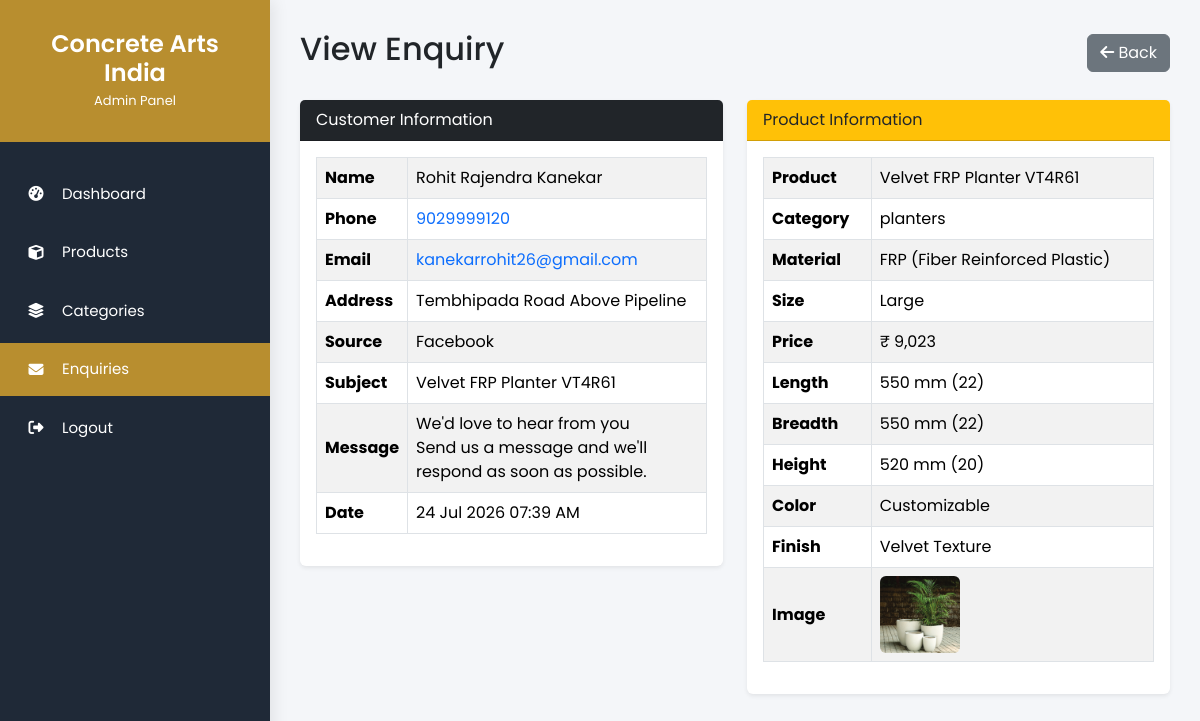
/admin/enquiries/view.php?id=56 (signed in), run on the app's committed database.
### tables this page shows
CREATE TABLE `enquiries` (
  `id` int(11) NOT NULL,
  `customer_name` varchar(150) NOT NULL,
  `phone` varchar(20) NOT NULL,
  `email` varchar(150) NOT NULL,
  `customer_address` text DEFAULT NULL,
  `source` varchar(100) DEFAULT NULL,
  `subject` varchar(255) DEFAULT NULL,
  `message` text DEFAULT NULL,
  `product_name` varchar(255) DEFAULT NULL,
  `product_category` varchar(100) DEFAULT NULL,
  `product_material` varchar(100) DEFAULT NULL,
  `product_size` varchar(100) DEFAULT NULL,
  `product_price` decimal(12,2) DEFAULT NULL,
  `product_length` varchar(100) DEFAULT NULL,
  `product_breadth` varchar(100) DEFAULT NULL,
  `product_height` varchar(100) DEFAULT NULL,
  `product_color` varchar(100) DEFAULT NULL,
  `product_finish` varchar(100) DEFAULT NULL,
  `product_image` varchar(500) DEFAULT NULL,
  `product_url` varchar(500) DEFAULT NULL,
  `created_at` timestamp NOT NULL DEFAULT current_timestamp()
);

### admin/enquiries/view.php (the view, shortened to what this page needs)
<?php
require_once "../includes/header.php";
require_once "../includes/sidebar.php";
$id = (int) $_GET["id"];
$stmt = $pdo->prepare("
    SELECT *
    FROM enquiries
    WHERE id = ?
");
$stmt->execute([$id]);
$enquiry = $stmt->fetch();
?>
<div class="main-content">
    <div class="d-flex justify-content-between align-items-center mb-4">
        <h2>View Enquiry</h2>
        <a href="index.php" class="btn btn-secondary">
            <i class="fa-solid fa-arrow-left"></i>
            Back
        </a>
    </div>
    <div class="row">
        <div class="col-lg-6">
            <div class="card shadow-sm border-0 mb-4">
                <div class="card-header bg-dark text-white">
                    Customer Information
                </div>
                <div class="card-body">
                    <table class="table table-hover table-striped table-bordered align-middle">
                        <tr>
                            <th>Name</th>
                            <td><?= htmlspecialchars($enquiry["customer_name"] ?: "-") ?></td>
                        </tr>
                        <tr>
                            <th>Phone</th>
                            <td><a href="tel:<?= htmlspecialchars($enquiry["phone"] ?: "-") ?>"><?= htmlspecialchars($enquiry["phone"] ?: "-") ?></a></td>
                        </tr>
                        <tr>
                            <th>Email</th>
                            <td><a href="mailto:<?= htmlspecialchars($enquiry["email"] ?: "-") ?>"><?= htmlspecialchars($enquiry["email"] ?: "-") ?></a></td>
                        </tr>
                        <tr>
                            <th>Address</th>
                            <td><?= htmlspecialchars($enquiry["customer_address"] ?: "-") ?></td>
                        </tr>
                        <tr>
                            <th>Source</th>
                            <td><?= htmlspecialchars($enquiry["source"] ?: "-") ?></td>
                        </tr>
                        <tr>
                            <th>Subject</th>
                            <td><?= htmlspecialchars($enquiry["subject"] ?: "-") ?></td>
                        </tr>
                        <tr>
                            <th>Message</th>
                            <td><?= nl2br(htmlspecialchars($enquiry["message"]) ?: "-") ?></td>
                        </tr>
                        <tr>
                            <th>Date</th>
                            <td><?= date("d M Y h:i A", strtotime($enquiry["created_at"]) ?: "-") ?></td>
                        </tr>
                    </table>
                </div>
            </div>
        </div>
        <div class="col-lg-6">
            <div class="card shadow-sm border-0">
                <div class="card-header bg-warning">
                    Product Information
                </div>
                <div class="card-body">
                    <table class="table table-hover table-striped table-bordered align-middle">
                        <tr>
                            <th>Product</th>
                            <td><?= htmlspecialchars($enquiry["product_name"] ?: "-") ?></td>
                        </tr>
                        <tr>
                            <th>Category</th>
                            <td><?= htmlspecialchars($enquiry["product_category"] ?: "-") ?></td>
                        </tr>
                        <tr>
                            <th>Material</th>
                            <td><?= htmlspecialchars($enquiry["product_material"] ?: "-") ?></td>
                        </tr>
                        <tr>
                            <th>Size</th>
                            <td><?= htmlspecialchars($enquiry["product_size"] ?: "-") ?></td>
                        </tr>
                        <tr>
                            <th>Price</th>
                            <td>₹ <?= number_format((float) $enquiry["product_price"]) ?></td>
                        </tr>
                        <tr>
                            <th>Length</th>
                            <td><?= htmlspecialchars($enquiry["product_length"] ?: "-") ?></td>
                        </tr>
                        <tr>
                            <th>Breadth</th>
                            <td><?= htmlspecialchars($enquiry["product_breadth"] ?: "-") ?></td>
                        </tr>
                        <tr>
                            <th>Height</th>
                            <td><?= htmlspecialchars($enquiry["product_height"] ?: "-") ?></td>
                        </tr>
                        <tr>
                            <th>Color</th>
                            <td><?= htmlspecialchars($enquiry["product_color"] ?: "-") ?></td>
                        </tr>
                        <tr>
                            <th>Finish</th>
                            <td><?= htmlspecialchars($enquiry["product_finish"] ?: "-") ?></td>
                        </tr>
                        <tr>
                            <th>Image</th>
                            <td>
                                <?php if (!empty($enquiry["product_image"])): ?>
                                    <img src="<?= htmlspecialchars($enquiry["product_image"]) ?>"
                                        alt="<?= htmlspecialchars($enquiry["product_name"] ?? 'Product') ?>" width="80"
                                        style="object-fit: cover; border-radius: 6px;">
                                <?php else: ?>
                                    -
                                <?php endif; ?>
                            </td>
                        </tr>
                    </table>
                </div>
            </div>
        </div>
    </div>
</div>
<?php require_once "../includes/footer.php"; ?>

### admin/includes/header.php (style rules this page uses)
* { margin: 0; padding: 0; box-sizing: border-box; font-family: 'Poppins', sans-serif; }
body { background: #f4f6f9; }
a { text-decoration: none; }
.main-content { margin-left: 270px; padding: 30px; }

### data on the page
enquiries: customer_name "Rohit Rajendra Kanekar", phone "9029999120", email "kanekarrohit26@gmail.com", customer_address "Tembhipada Road Above Pipeline", source "Facebook", subject "Velvet FRP Planter VT4R61", message "We'd love to hear from you Send us a message and we'll respond as soon as possible.", created_at "24 Jul 2026 07:39 AM", product_name "Velvet FRP Planter VT4R61", product_category "planters", product_material "FRP (Fiber Reinforced Plastic)", product_size "Large", product_price "9,023", product_length "550 mm (22)", product_breadth "550 mm (22)", product_height "520 mm (20)", product_color "Customizable", product_finish "Velvet Texture", product_image (picture)
